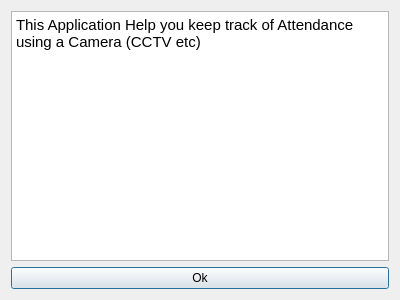
<?xml version="1.0" encoding="UTF-8"?>
<ui version="4.0">
 <class>Dialog</class>
 <widget class="QDialog" name="Dialog">
  <property name="geometry">
   <rect>
    <x>0</x>
    <y>0</y>
    <width>400</width>
    <height>300</height>
   </rect>
  </property>
  <property name="windowTitle">
   <string>Dialog</string>
  </property>
  <property name="styleSheet">
   <string notr="true">background-color: qconicalgradient(cx:0.5, cy:0.5, angle:0, stop:0 rgba(35, 40, 3, 255), stop:0.16 rgba(136, 106, 22, 255), stop:0.225 rgba(166, 140, 41, 255), stop:0.285 rgba(204, 181, 74, 255), stop:0.345 rgba(235, 219, 102, 255), stop:0.415 rgba(245, 236, 112, 255), stop:0.52 rgba(209, 190, 76, 255), stop:0.57 rgba(187, 156, 51, 255), stop:0.635 rgba(168, 142, 42, 255), stop:0.695 rgba(202, 174, 68, 255), stop:0.75 rgba(218, 202, 86, 255), stop:0.815 rgba(208, 187, 73, 255), stop:0.88 rgba(187, 156, 51, 255), stop:0.935 rgba(137, 108, 26, 255), stop:1 rgba(35, 40, 3, 255));</string>
  </property>
  <layout class="QVBoxLayout" name="verticalLayout">
   <item>
    <widget class="QTextBrowser" name="textBrowser">
     <property name="sizePolicy">
      <sizepolicy hsizetype="MinimumExpanding" vsizetype="MinimumExpanding">
       <horstretch>0</horstretch>
       <verstretch>0</verstretch>
      </sizepolicy>
     </property>
     <property name="minimumSize">
      <size>
       <width>350</width>
       <height>250</height>
      </size>
     </property>
     <property name="maximumSize">
      <size>
       <width>400</width>
       <height>300</height>
      </size>
     </property>
     <property name="html">
      <string>&lt;!DOCTYPE HTML PUBLIC &quot;-//W3C//DTD HTML 4.0//EN&quot; &quot;http://www.w3.org/TR/REC-html40/strict.dtd&quot;&gt;
&lt;html&gt;&lt;head&gt;&lt;meta name=&quot;qrichtext&quot; content=&quot;1&quot; /&gt;&lt;style type=&quot;text/css&quot;&gt;
p, li { white-space: pre-wrap; }
&lt;/style&gt;&lt;/head&gt;&lt;body style=&quot; font-family:'Ubuntu'; font-size:11pt; font-weight:400; font-style:normal;&quot;&gt;
&lt;p style=&quot; margin-top:0px; margin-bottom:0px; margin-left:0px; margin-right:0px; -qt-block-indent:0; text-indent:0px;&quot;&gt;This Application Help you keep track of Attendance using a Camera (CCTV etc)&lt;/p&gt;&lt;/body&gt;&lt;/html&gt;</string>
     </property>
     <property name="textInteractionFlags">
      <set>Qt::LinksAccessibleByKeyboard|Qt::LinksAccessibleByMouse</set>
     </property>
    </widget>
   </item>
   <item>
    <widget class="QPushButton" name="okButton">
     <property name="text">
      <string>Ok</string>
     </property>
    </widget>
   </item>
  </layout>
 </widget>
 <resources/>
 <connections/>
</ui>
